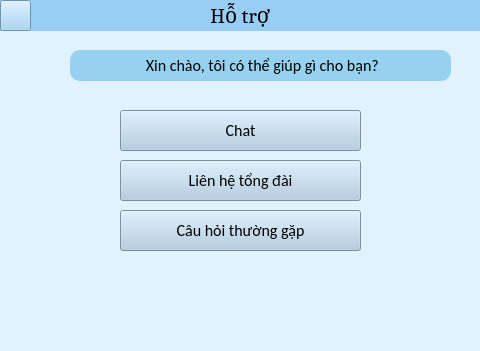
<?xml version="1.0" encoding="UTF-8"?>
<ui version="4.0">
 <class>Giaodienhotro</class>
 <widget class="QMainWindow" name="Giaodienhotro">
  <property name="geometry">
   <rect>
    <x>0</x>
    <y>0</y>
    <width>480</width>
    <height>351</height>
   </rect>
  </property>
  <property name="font">
   <font>
    <family>Mongolian Baiti</family>
    <pointsize>13</pointsize>
   </font>
  </property>
  <property name="windowTitle">
   <string>MainWindow</string>
  </property>
  <property name="whatsThis">
   <string>&lt;html&gt;&lt;head/&gt;&lt;body&gt;&lt;p&gt;&lt;img src=&quot;:/newPrefix/i_chat.png&quot;/&gt;&lt;/p&gt;&lt;/body&gt;&lt;/html&gt;</string>
  </property>
  <property name="styleSheet">
   <string notr="true">background-color: rgb(224, 243, 253)</string>
  </property>
  <widget class="QWidget" name="centralwidget">
   <widget class="QLabel" name="lblhotro">
    <property name="geometry">
     <rect>
      <x>0</x>
      <y>0</y>
      <width>480</width>
      <height>31</height>
     </rect>
    </property>
    <property name="font">
     <font>
      <family>Cambria</family>
      <pointsize>16</pointsize>
     </font>
    </property>
    <property name="styleSheet">
     <string notr="true">background-color: rgb(154, 205, 244)</string>
    </property>
    <property name="text">
     <string>&lt;html&gt;&lt;head/&gt;&lt;body&gt;&lt;p&gt;Hỗ trợ&lt;/p&gt;&lt;/body&gt;&lt;/html&gt;</string>
    </property>
    <property name="alignment">
     <set>Qt::AlignCenter</set>
    </property>
   </widget>
   <widget class="QLabel" name="lblxinchao">
    <property name="geometry">
     <rect>
      <x>70</x>
      <y>50</y>
      <width>381</width>
      <height>31</height>
     </rect>
    </property>
    <property name="font">
     <font>
      <family>Calibri</family>
      <pointsize>12</pointsize>
     </font>
    </property>
    <property name="styleSheet">
     <string notr="true">background-color: rgb(150, 210, 240);
border-radius: 10px</string>
    </property>
    <property name="text">
     <string> Xin chào, tôi có thể giúp gì cho bạn?</string>
    </property>
    <property name="alignment">
     <set>Qt::AlignCenter</set>
    </property>
   </widget>
   <widget class="QPushButton" name="btnchat">
    <property name="geometry">
     <rect>
      <x>120</x>
      <y>110</y>
      <width>241</width>
      <height>41</height>
     </rect>
    </property>
    <property name="sizePolicy">
     <sizepolicy hsizetype="Minimum" vsizetype="Fixed">
      <horstretch>0</horstretch>
      <verstretch>0</verstretch>
     </sizepolicy>
    </property>
    <property name="minimumSize">
     <size>
      <width>0</width>
      <height>0</height>
     </size>
    </property>
    <property name="font">
     <font>
      <family>Calibri</family>
      <pointsize>12</pointsize>
     </font>
    </property>
    <property name="layoutDirection">
     <enum>Qt::LeftToRight</enum>
    </property>
    <property name="styleSheet">
     <string notr="true">background-color: rgb(171, 200, 223)</string>
    </property>
    <property name="text">
     <string>Chat</string>
    </property>
    <property name="iconSize">
     <size>
      <width>18</width>
      <height>18</height>
     </size>
    </property>
    <property name="checkable">
     <bool>false</bool>
    </property>
    <property name="autoRepeatDelay">
     <number>300</number>
    </property>
   </widget>
   <widget class="QPushButton" name="btnlienhetongdai">
    <property name="geometry">
     <rect>
      <x>120</x>
      <y>160</y>
      <width>241</width>
      <height>41</height>
     </rect>
    </property>
    <property name="font">
     <font>
      <family>Calibri</family>
      <pointsize>12</pointsize>
     </font>
    </property>
    <property name="layoutDirection">
     <enum>Qt::LeftToRight</enum>
    </property>
    <property name="styleSheet">
     <string notr="true">background-color: rgb(171, 200, 223)
</string>
    </property>
    <property name="text">
     <string>Liên hệ tổng đài</string>
    </property>
    <property name="iconSize">
     <size>
      <width>18</width>
      <height>18</height>
     </size>
    </property>
   </widget>
   <widget class="QPushButton" name="btncauhoithuonggap">
    <property name="geometry">
     <rect>
      <x>120</x>
      <y>210</y>
      <width>241</width>
      <height>41</height>
     </rect>
    </property>
    <property name="font">
     <font>
      <family>Calibri</family>
      <pointsize>12</pointsize>
     </font>
    </property>
    <property name="layoutDirection">
     <enum>Qt::LeftToRight</enum>
    </property>
    <property name="styleSheet">
     <string notr="true">background-color: rgb(171, 200, 223)</string>
    </property>
    <property name="text">
     <string>Câu hỏi thường gặp</string>
    </property>
    <property name="iconSize">
     <size>
      <width>18</width>
      <height>18</height>
     </size>
    </property>
   </widget>
   <widget class="QPushButton" name="btnmuiten">
    <property name="geometry">
     <rect>
      <x>0</x>
      <y>0</y>
      <width>31</width>
      <height>31</height>
     </rect>
    </property>
    <property name="styleSheet">
     <string notr="true">background-color: rgb(154, 205, 244)</string>
    </property>
    <property name="text">
     <string/>
    </property>
    <property name="icon">
     <iconset>
      <normaloff>image/i_muiten.png</normaloff>image/i_muiten.png</iconset>
    </property>
   </widget>
   <widget class="QPushButton" name="pushButton">
    <property name="geometry">
     <rect>
      <x>70</x>
      <y>50</y>
      <width>31</width>
      <height>31</height>
     </rect>
    </property>
    <property name="styleSheet">
     <string notr="true">background-color: rgba(245, 54, 145, 0);
border-radius: 10px</string>
    </property>
    <property name="text">
     <string/>
    </property>
    <property name="icon">
     <iconset>
      <normaloff>image/i_canhan.png</normaloff>image/i_canhan.png</iconset>
    </property>
    <property name="iconSize">
     <size>
      <width>30</width>
      <height>33</height>
     </size>
    </property>
   </widget>
   <widget class="QPushButton" name="btn_chat">
    <property name="geometry">
     <rect>
      <x>124</x>
      <y>115</y>
      <width>41</width>
      <height>31</height>
     </rect>
    </property>
    <property name="styleSheet">
     <string notr="true">background-color: rgba(245, 54, 145, 0);
border-radius: 10px</string>
    </property>
    <property name="text">
     <string/>
    </property>
    <property name="icon">
     <iconset>
      <normaloff>image/i_chat.png</normaloff>image/i_chat.png</iconset>
    </property>
    <property name="iconSize">
     <size>
      <width>20</width>
      <height>20</height>
     </size>
    </property>
   </widget>
   <widget class="QPushButton" name="btn_tuvan">
    <property name="geometry">
     <rect>
      <x>124</x>
      <y>165</y>
      <width>41</width>
      <height>31</height>
     </rect>
    </property>
    <property name="styleSheet">
     <string notr="true">background-color: rgba(245, 54, 145, 0);
border-radius: 10px</string>
    </property>
    <property name="text">
     <string/>
    </property>
    <property name="icon">
     <iconset>
      <normaloff>image/i_lienhe.png</normaloff>image/i_lienhe.png</iconset>
    </property>
    <property name="iconSize">
     <size>
      <width>20</width>
      <height>20</height>
     </size>
    </property>
   </widget>
   <widget class="QPushButton" name="btn_cauhoi">
    <property name="geometry">
     <rect>
      <x>124</x>
      <y>215</y>
      <width>41</width>
      <height>31</height>
     </rect>
    </property>
    <property name="styleSheet">
     <string notr="true">background-color: rgba(245, 54, 145, 0);
border-radius: 10px</string>
    </property>
    <property name="text">
     <string/>
    </property>
    <property name="icon">
     <iconset>
      <normaloff>image/i_tuvan.png</normaloff>image/i_tuvan.png</iconset>
    </property>
    <property name="iconSize">
     <size>
      <width>20</width>
      <height>20</height>
     </size>
    </property>
   </widget>
  </widget>
  <widget class="QMenuBar" name="menubar">
   <property name="geometry">
    <rect>
     <x>0</x>
     <y>0</y>
     <width>480</width>
     <height>18</height>
    </rect>
   </property>
  </widget>
  <widget class="QStatusBar" name="statusbar"/>
 </widget>
 <resources>
  <include location="chat.qrc"/>
  <include location="canhan.qrc"/>
  <include location="tuvan.qrc"/>
  <include location="tainghe.qrc"/>
 </resources>
 <connections/>
</ui>
